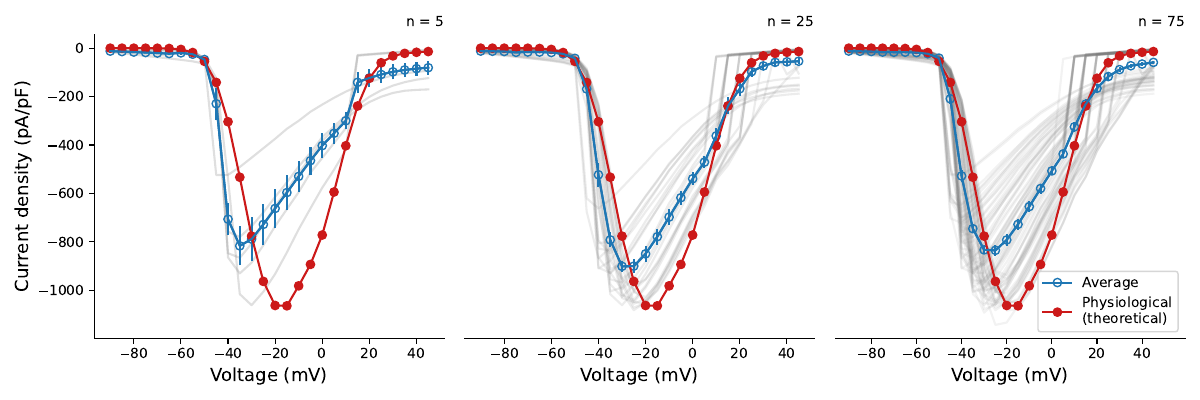

The Python source for this figure:
#!/usr/bin/env python3
import sys
import matplotlib.pyplot as plt
import numpy as np
import pandas as pd
from scipy.stats import linregress

normalise = '--norm' in sys.argv

all_v = list(range(-90, 50, 5))
#all_params = pd.read_csv('./data/mod_simulations-fig2/all_params.csv')

#all_currs = pd.read_csv('./data/mod_simulations-fig2/all_currs.csv')
all_iv = pd.read_csv('./data/mod_simulations-fig2/all_iv.csv')

#baseline_curr = pd.read_csv('./data/mod_simulations-fig2/baseline_curr.csv')
baseline_dat = np.loadtxt('./data/mod_simulations-fig2/baseline.csv')

fig, axes = plt.subplots(1, 3, figsize=(12, 4), sharey=True)
#fig.subplots_adjust(0.23, 0.2, 0.99, 0.99)

sem = lambda x: np.std(x, axis=0) / np.sqrt(len(x))

np.random.seed(0)
choice1 = np.random.choice(len(all_iv.T), 5, replace=False)
choice2 = np.random.choice(len(all_iv.T), 25, replace=False)
choice3 = np.random.choice(len(all_iv.T), len(all_iv.T), replace=False)

alphas = [0.25, 0.15, 0.1]

# Simulations
for ax, choice, alpha in zip(axes, [choice1, choice2, choice3], alphas):
    normalised = []
    for iv in all_iv.values[:, choice].T:
        if normalise:
            normalised.append(iv / np.max(np.abs(iv)))
        else:
            normalised.append(iv)
        ax.plot(all_v, normalised[-1], 'grey', alpha=alpha)

    m = np.mean(normalised, axis=0)
    line1 = ax.plot(all_v, m, 'C0', marker='o', mfc='none', label='Average')
    ebars = ax.errorbar(all_v, m, yerr=sem(normalised), c='C0')

    i = np.argmin(m)
    print('Average:', linregress(all_v[i+1:i+7], m[i+1:i+7]))

    if normalise:
        b = baseline_dat / np.max(np.abs(baseline_dat))
    else:
        b = baseline_dat
    line2 = ax.plot(all_v, b, c=(.8, .1, .1), marker='o', label='Physiological')

    i = np.argmin(b)
    print('Physiological:', linregress(all_v[i+1:i+7], b[i+1:i+7]))

    ax.set_xlabel('Voltage (mV)', fontsize=10)

    ax.spines['top'].set_visible(False)
    ax.spines['right'].set_visible(False)
    ax.set_title('n = {}'.format(len(normalised)), fontsize=10, loc='right')

for i in [1, 2]:
    axes[i].axes.get_yaxis().set_visible(False)
    axes[i].spines['left'].set_visible(False)

axes[0].set_ylabel('Current density (pA/pF)', fontsize=10)
axes[-1].legend(loc=4, fontsize=10)
axes[-1].set_xlim(-96, 59)

plt.tight_layout()
postfix = '-norm' if normalise else ''
plt.savefig(f'./averaging-issue{postfix}.pdf', format='pdf')

plt.show()
